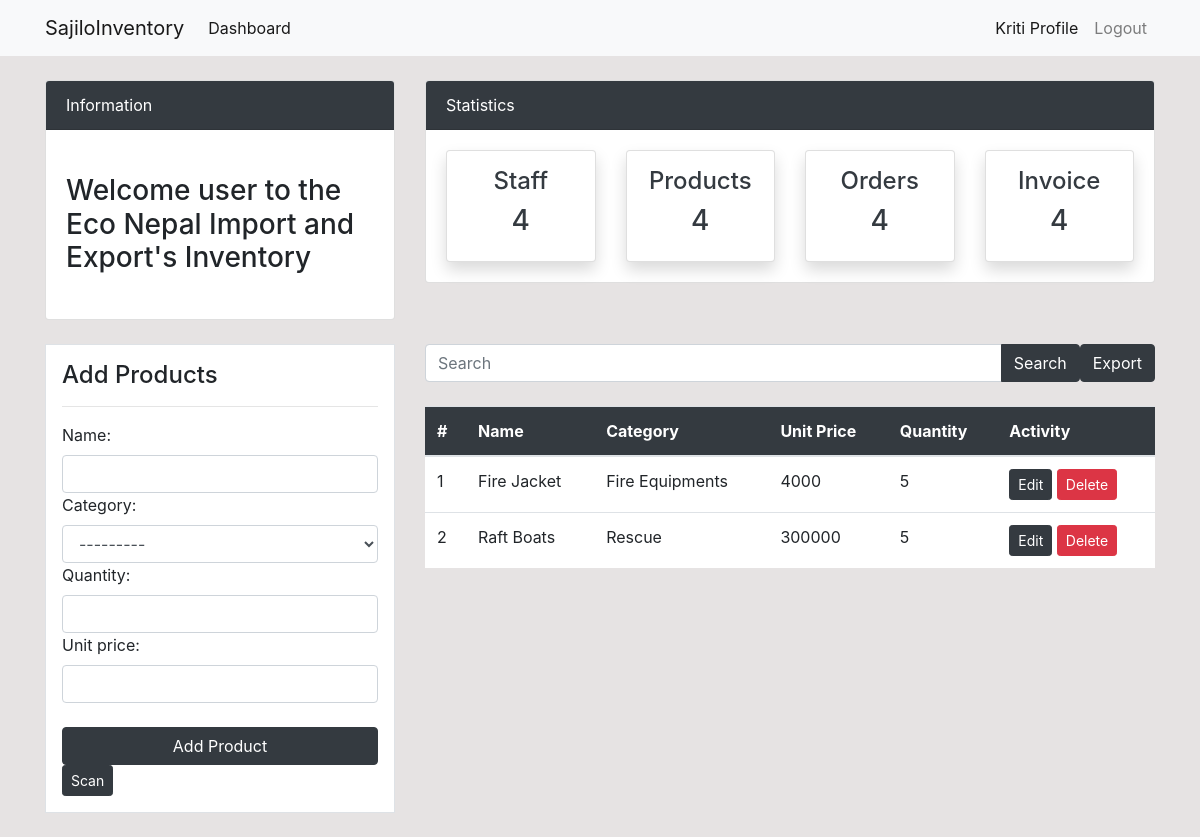
Page /products/ (signed in) on the earlier database version.
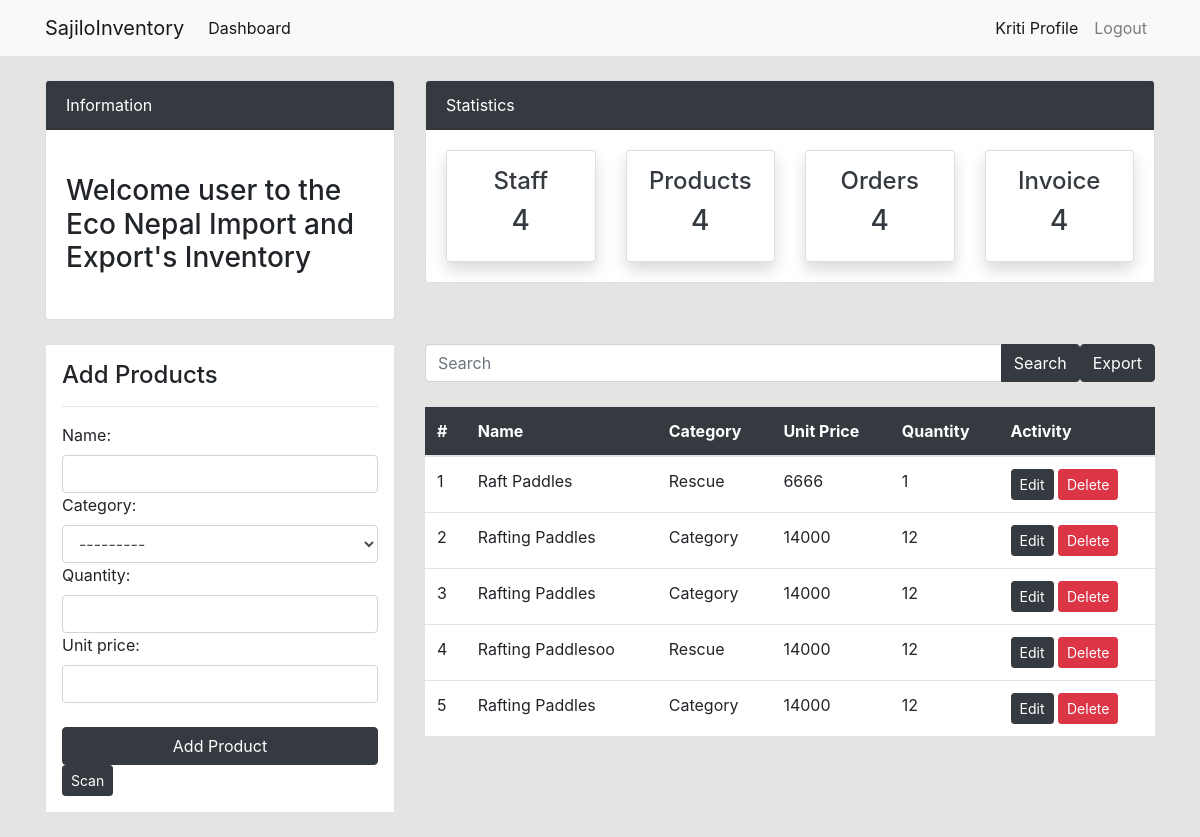
Same page on the later database version.
### dashboard/models.py (models this page shows, shortened)
class Product(models.Model):
    name = models.CharField(max_length=100, null= True)
    category = models.CharField(max_length=20, choices= CATEGORY, null= True)
    quantity = models.PositiveIntegerField(null= True)
    unit_price = models.PositiveBigIntegerField(null=True)
    class Meta:
        verbose_name_plural ='Product'

### dashboard/views.py (the view)
# urls.py: path('products/',views.products, name='dashboard-products'),
@login_required(login_url='user-login')
def products(request):
    q = request.GET.get('q') if request.GET.get('q') != None else ''
    if request.method =='POST':
        form = ProductForm(request.POST)
        if form.is_valid():
            form.save()
            return  redirect('dashboard-products')
    elif request.method == 'GET':
        items = Product.objects.filter(
            Q(name__icontains=q) |
            Q(category__icontains=q)
        )
        form = ProductForm()
        context={
            'items': items,
            'form': form,
        }
        return render(request, 'dashboard/products.html', context)
    else:
        form = ProductForm()
        items = Product.objects.all()
    context={
        'items': items,
        'form': form,
    }
    return render(request, 'dashboard/products.html', context)

### dashboard/forms.py
class ProductForm(forms.ModelForm):
    class Meta:
        model = Product
        fields = ['name','category', 'quantity', 'unit_price']
        widgets = {
            'name': forms.TextInput(attrs={'class': 'form-control'}),
            'category': forms.Select(attrs={'class': 'form-control'}),
            'quantity': forms.NumberInput(attrs={'class': 'form-control'}),
            'unit_price': forms.NumberInput(attrs={'class': 'form-control'}),
        }

### templates/dashboard/products.html (shortened to what this page needs)
{% extends 'partials/base.html' %}
{% block content %}
{% include 'partials/topnav.html' %}
<div class="container">
    <div class="row my-4">
        <div class="col-md-4">
            <div class="border bg-white p-3">
                <h4>Add Products</h4>
                <hr>
                <form method="POST">
                    {{ form }}
                    <div class="mt-4">
                        <input class="btn btn-dark btn-block" type="submit" value="Add Product">
                        <a class="btn btn-dark btn-sm" href="{% url 'scan' %}">Scan</a>
                    </div>
                </form>
            </div>
        </div>
        <div class="col-md-8">
            <div class="d-flex justify-content-between align-items-center mb-4">
                <form action="{% url 'dashboard-products' %}" method="GET" class="input-group">
                    <input type="text" class="form-control" placeholder="Search" name="q" value="{{ request.GET.q }}">
                    <div class="input-group-append">
                        <button class="btn btn-dark" type="submit">Search</button>
                    </div>
                </form>
                <a class="btn btn-dark" href="#">Export</a>
            </div>
            <table class="table bg-white">
                <thead class="bg-dark">
                    <tr class="text-white">
                        <th scope="col">#</th>
                        <th scope="col">Name</th>
                        <th scope="col">Category</th>
                        <th scope="col">Unit Price</th>
                        <th scope="col">Quantity</th>
                        <th scope="col">Activity</th>
                    </tr>
                </thead>
                <tbody>
                    {% for item in items %}
                    <tr>
                        <td>{{ forloop.counter }}</td>
                        <td>{{ item.name }}</td>
                        <td>{{ item.category }}</td>
                        <td>{{ item.unit_price }}</td>
                        <td>{{ item.quantity }}</td>
                        <td>
                            <a class="btn btn-dark btn-sm" href="{% url 'dashboard-product-update' item.id %}">Edit</a>
                            <a class="btn btn-danger btn-sm" href="{% url 'dashboard-product-delete' item.id %}">Delete</a>
                        </td>
                    </tr>
                    {% empty %}
                    <tr>
                        <td colspan="6" class="text-center">No products found.</td>
                    </tr>
                    {% endfor %}
                </tbody>
            </table>
        </div>
    </div>
</div>
{% endblock %}

Differences in the rows shown:
removed Product: name "Fire Jacket", category "Fire Equipments", unit_price "4000", quantity "5"
removed Product: name "Raft Boats", category "Rescue", unit_price "300000", quantity "5"
added Product: name "Raft Paddles", category "Rescue", unit_price "6666", quantity "1"
added Product: name "Rafting Paddles", category "Category", unit_price "14000", quantity "12"
added Product: name "Rafting Paddles", category "Category", unit_price "14000", quantity "12"
added Product: name "Rafting Paddlesoo", category "Rescue", unit_price "14000", quantity "12"
added Product: name "Rafting Paddles", category "Category", unit_price "14000", quantity "12"
